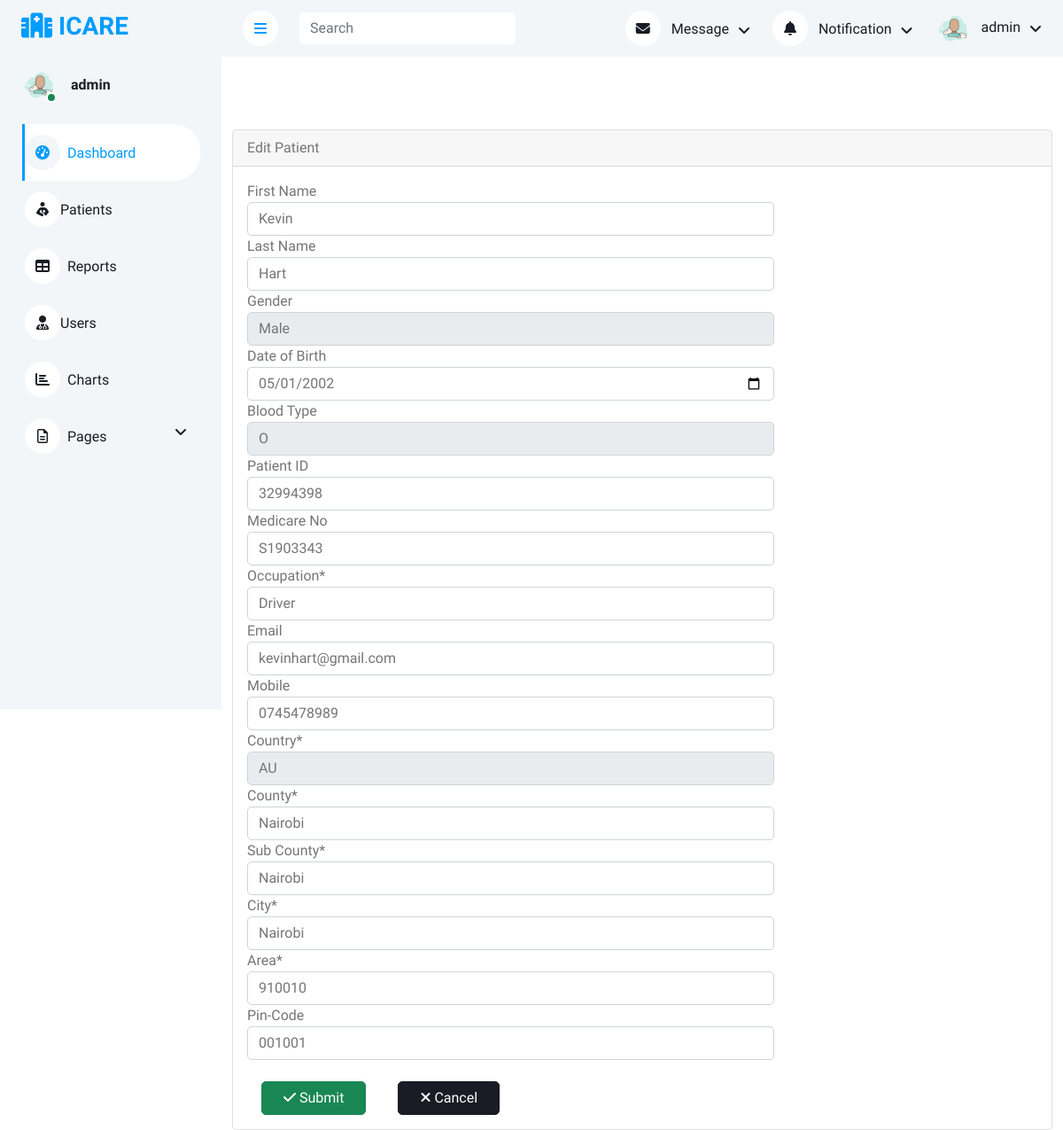
The page /patient/edit/11/ (signed in) on the database its author committed.
### core/models.py (models this page shows, shortened)
class User(AbstractBaseUser,PermissionsMixin):
    username = models.CharField(max_length=50, unique=True)
    email = models.EmailField(max_length=255, unique=True)
    first_name = models.CharField(max_length=100)
    last_name = models.CharField(max_length=100, null=True)
    user_roles = models.CharField(choices=USER_ROLES, max_length=20)
    date_of_birth = models.DateField(default='2000-01-01', null=True)
    is_active = models.BooleanField(default=True)
    is_staff = models.BooleanField(default=True)
    is_admin = models.BooleanField(default=False)
    country = models.CharField(max_length=50, null=True)
    county = models.CharField(max_length=50, null=True)
    subcounty = models.CharField(max_length=50, null=True)
    city = models.CharField(max_length=50, null=True)
    area = models.CharField(max_length=150, null=True)
    mobile = models.CharField(max_length=10, default='0', null=True)
    pincode = models.CharField(default='', max_length=10, null=True)
    user_permissions = models.ManyToManyField(
        Permission, related_name='user_permissions', blank=True)
    objects = UserManager()
    USERNAME_FIELD = 'username'
    REQUIRED_FIELDS=['email','first_name']
    class Meta:
        permissions = (
            ("OfficeAdmin","Can manage all users accounts."),
            ("Add_user","Can add user accounts."),
            ("edit_patients","Can edit patient accounts."),
            ("view_patients","Can view patient accounts."),
            ("manage_patients","Can manage patient accounts."),
        )

class Patient(models.Model):
    first_name = models.CharField(max_length=200)
    last_name = models.CharField(max_length=200)
    national_id= models.PositiveIntegerField(default=0,unique=True)
    email = models.EmailField(max_length=255, null=True)
    created_by= models.ForeignKey(User,on_delete=models.PROTECT,related_name='created_by')
    patient_id = models.CharField(max_length=50, unique=True)
    date_of_birth = models.DateField()
    gender = models.CharField(choices=GENDER_TYPES, max_length=10)
    blood_type = models.CharField(choices=BLOOD_TYPES, max_length=5)
    occupation = models.CharField(max_length=200)
    country = models.CharField(max_length=50)
    county = models.CharField(max_length=50)
    subcounty = models.CharField(max_length=50)
    city = models.CharField(max_length=50)
    area = models.CharField(max_length=150)
    mobile = models.CharField(max_length=20, default=True, null=True)
    pincode = models.CharField(max_length=20, default=True, null=True)
    photo = models.ImageField(upload_to=settings.PHOTO_PATH, null=True)
    medcare=models.CharField(max_length=50, unique=True)
    is_active = models.BooleanField(default=True)
    status = models.CharField(choices=SERVICE_STATUS, max_length=50, default="UnAssigned", null=True)
    bookfee_amount = models.DecimalField(max_digits=19, decimal_places=6, default=0)

### core/views.py (the view, shortened to what this page needs)
# urls.py: path('patient/edit/<str:pk>/', views.update_Patient_view, name='editPatient'),
@login_required(login_url='login')
def update_Patient_view(request, pk):
    form = PatientForm()
    patient_obj = get_object_or_404(Patient, id=pk)
    return render(request, "patient/edit.html", {'patient': patient_obj})

### templates/patient/edit.html (shortened to what this page needs)
{% extends 'base.html' %}
{% block content %}
{% load countries %}
{% get_countries as countries %}
<main style="margin-top: 58px">
<div class="container pt-4">
    <div class="card margin-top-set">
      <div class="card-header">Edit Patient</div>
      <div class="card-body pb-pad">
        <form id="editPatientform" class="form-horizontal" role="form" method="POST">
          <div class="box-form">
            <div class="form-group">
              <label for="inputEmail3" class="col-sm-4 control-label">First Name</label>
              <div class="col-sm-8">
                <input type="text" class="text-box form-control wid-form" id="first_name" name="first_name" value="{{ patient.first_name }}">
              </div>
            </div>
            <div class="form-group">
              <label for="inputEmail3" class="col-sm-4 control-label">Last Name</label>
              <div class="col-sm-8">
                <input type="text" class="text-box form-control wid-form" id="last_name" name="last_name" value="{{ patient.last_name }}">
              </div>
            </div>
            <div class="form-group">
              <label for="inputEmail3" class="col-sm-4 control-label">Gender</label>
              <div class="col-sm-8 mar-top-rad">
                <select class="text-box form-control wid-form select-box-pad" id='gender' name="gender" readonly>
                  <option value="M" {% if patient.gender == 'M' %}selected='selected'{% endif %} >Male</option>
                </select>
              </div>
            </div>
            <div class="form-group">
              <label for="inputEmail3" class="col-sm-4 control-label">Date of Birth</label>
              <div class="col-sm-8">
              <input type="date" class="text-box form-control" id="datepicker-dob" name="date_of_birth" value="{{ patient.date_of_birth|date:"Y-m-d" }}">
              </div>
            </div>
            <div class="form-group">
              <label for="inputEmail3" class="col-sm-4 control-label">Blood Type</label>
              <div class="col-sm-8 mar-top-rad">
                <select class="text-box form-control wid-form select-box-pad" id='blood_type' name="blood_type" readonly>
                  <option value="O" {% if patient.blood_type == 'O' %}selected='selected'{% endif %} >O</option>
                </select>
              </div>
            </div>
            <div class="form-group">
              <label for="inputEmail3" class="col-sm-4 control-label">Patient ID</label>
              <div class="col-sm-8">
                <input type="text" class="text-box form-control" id="patient_id" name="patient_id" value="{{ patient.patient_id }}">
              </div>
            </div>
            <div class="form-group">
              <label for="inputEmail3" class="col-sm-4 control-label">Medicare No</label>
              <div class="col-sm-8">
                <input type="text" class="text-box form-control" id="medcare" name="medcare" value="{{ patient.medcare }}">
              </div>
            </div>
            <div class="form-group">
              <label for="inputEmail3" class="col-sm-4 control-label">Occupation<span>*</span></label>
              <div class="col-sm-8">
                <input type="text" class="text-box form-control" name="occupation" required="True" value="{{ patient.occupation }}" id="occupation">
              </div>
            </div>
          </div>
          <div class="box-form">
            <div class="form-group">
              <label for="inputEmail3" class="col-sm-4 control-label">Email</label>
              <div class="col-sm-8">
                <input type="email" class="text-box form-control" name="email" {% if patient.email %} value="{{ patient.email }}" {% endif %} id="email">
              </div>
            </div>
            <div class="form-group">
              <label for="inputEmail3" class="col-sm-4 control-label">Mobile</label>
              <div class="col-sm-8">
                <input type="text" class="text-box form-control" name="mobile" value="{{ patient.mobile }}" id="mobile">
              </div>
            </div>
            <div class="form-group">
              <label for="inputEmail3" class="col-sm-4 control-label">Country<span>*</span></label>
                <div class="col-sm-8">
                  <select class="text-box form-control wid-form select-box-pad" name="country" id="country">
                    <option>{{ patient.country }}</option>
                  </select>
                </div>
            </div>
            <div class="form-group">
              <label for="inputEmail3" class="col-sm-4 control-label">County<span>*</span></label>
              <div class="col-sm-8">
                <input type="text" class="text-box form-control" id="county" name="county" value="{{ patient.county }}" required="True">
              </div>
            </div>
            <div class="form-group">
              <label for="inputEmail3" class="col-sm-4 control-label">Sub County<span>*</span></label>
              <div class="col-sm-8">
                <input type="text" class="text-box form-control" id="subcounty" name="subcounty" value="{{ patient.subcounty }}" required="True">
              </div>
            </div>
            <div class="form-group">
              <label for="inputEmail3" class="col-sm-4 control-label">City<span>*</span></label>
              <div class="col-sm-8">
                <input type="text" class="text-box form-control" id="city" name="city" value="{{patient.city }}" required="True">
              </div>
            </div>
            <div class="form-group">
              <label for="inputEmail3" class="col-sm-4 control-label">Area<span>*</span></label>
              <div class="col-sm-8">
                <input type="text" class="text-box form-control" id="area" name="area" value="{{ patient.area }}" required="True">
              </div>
            </div>
            <div class="form-group">
              <label for="inputEmail3" class="col-sm-4 control-label">Pin-Code</label>
              <div class="col-sm-8">
                <input type="text" class="text-box form-control" name="pincode" value="{{ patient.pincode }}" id="pincode">
              </div>
            </div>
          </div>
          <br clear="all" />
          <div class="btns-row">
            <div class="form-group btns align-btns">
              <button class="btn btn-success mx-3 px-4"><i class="fa fa-check padd"></i> Submit</button>
              <a class="btn btn-dark mx-3 px-4" href="{{ request.META.HTTP_REFERER }}" type="reset"><i class="fa fa-times padd"></i> Cancel</a>
            </div>
          </div>
        </form>
      </div>
    </div>
  </div>
</main>
{% endblock content %}

### templates/nav.html (shortened to what this page needs)
{% load static %}
  <header>
    <div class="sidebar pe-4 pb-3">
            <nav class="navbar bg-light navbar-light">
                <a href="{% url 'home'%}" class="navbar-brand mx-4 mb-3">
                    <h3 class="text-primary"><i class="fa-solid fa-hospital"></i> ICARE</h3>
                </a>
                <div class="d-flex align-items-center ms-4 mb-4">
                    <div class="position-relative">
                        <img class="rounded-circle" src="{% static 'img/user.png' %}" alt="" style="width: 40px; height: 40px;">
                        <div class="bg-success rounded-circle border border-2 border-white position-absolute end-0 bottom-0 p-1"></div>
                    </div>
                    <div class="ms-3">
                        <h6 class="mb-0">{{user}}</h6>
                    </div>
                </div>
                <div class="navbar-nav w-100">
                    <a href="{% url 'home'%}" class="nav-item nav-link active"><i class="fa fa-tachometer-alt me-2"></i>Dashboard</a>
                    <a href="{% url 'viewpatients' slug='0'%}" class="nav-item nav-link"><i class="fa-solid fa-person-breastfeeding"></i>Patients</a>
                    <a href="{% url 'reportlist' %}" class="nav-item nav-link"><i class="fa fa-table me-2"></i>Reports</a>
                    {% if user.is_admin or user.user_roles == "OfficeAdmin" %}
                    <a href="{% url 'userslist' %}" class="nav-item nav-link"><i class="fa-solid fa-user-doctor"></i>Users</a>
                    {% endif %}
                    <a href="#" class="nav-item nav-link"><i class="fa fa-chart-bar me-2"></i>Charts</a>
                    <div class="nav-item dropdown">
                        <a href="#" class="nav-link dropdown-toggle" data-bs-toggle="dropdown"><i class="far fa-file-alt me-2"></i>Pages</a>
                    </div>
                </div>
            </nav>
        </div>
          <nav class="navbar navbar-expand bg-light navbar-light sticky-top px-4 py-0">
                <a href="#" class="sidebar-toggler flex-shrink-0">
                    <i class="fa fa-bars"></i>
                </a>
                <form class="d-none d-md-flex ms-4">
                    <input class="form-control border-0" type="search" placeholder="Search">
                </form>
                <div class="navbar-nav align-items-center ms-auto">
                    <div class="nav-item dropdown">
                        <a href="#" class="nav-link dropdown-toggle" data-bs-toggle="dropdown">
                            <i class="fa fa-envelope me-lg-2"></i>
                            <span class="d-none d-lg-inline-flex">Message</span>
                        </a>
                    </div>
                    <div class="nav-item dropdown">
                        <a href="#" class="nav-link dropdown-toggle" data-bs-toggle="dropdown">
                            <i class="fa fa-bell me-lg-2"></i>
                            <span class="d-none d-lg-inline-flex">Notification</span>
                        </a>
                    </div>
                    <div class="nav-item dropdown">
                        <a href="#" class="nav-link dropdown-toggle" data-bs-toggle="dropdown">
                            <img class="rounded-circle me-lg-2" src="{% static 'img/user.png' %}" alt="" style="width: 40px; height: 40px;">
                            <span class="d-none d-lg-inline-flex">{{user}}</span>
                        </a>
                    </div>
                </div>
            </nav>
  </header>

### static/css/style.css (style rules this page uses)
:root { --primary: #009CFF; --light: #F3F6F9; --dark: #191C24; }
.btn { transition: .5s; }
.sidebar { position: fixed; top: 0; left: 0; bottom: 0; width: 250px; height: 100vh; overflow-y: auto; background: var(--light); transition: 0.5s; z-index: 999; }
@media (min-width: 992px) { .sidebar { margin-left: 0; } }
.sidebar .navbar .navbar-nav .nav-link { padding: 7px 20px; color: var(--dark); font-weight: 500; border-left: 3px solid var(--light); border-radius: 0 30px 30px 0; outline: none; }
.sidebar .navbar .navbar-nav .nav-link:hover, .sidebar .navbar .navbar-nav .nav-link.active { color: var(--primary); background: #FFFFFF; border-color: var(--primary); }
.sidebar .navbar .navbar-nav .nav-link i { width: 40px; height: 40px; display: inline-flex; align-items: center; justify-content: center; background: #FFFFFF; border-radius: 40px; }
.sidebar .navbar .navbar-nav .nav-link:hover i, .sidebar .navbar .navbar-nav .nav-link.active i { background: var(--light); }
.sidebar .navbar .dropdown-toggle::after { position: absolute; top: 15px; right: 15px; border: none; content: "\f107"; font-family: "Font Awesome 5 Free"; font-weight: 900; transition: .5s; }
.content .navbar .navbar-nav .nav-link { margin-left: 25px; padding: 12px 0; color: var(--dark); outline: none; }
.content .navbar .navbar-nav .nav-link:hover, .content .navbar .navbar-nav .nav-link.active { color: var(--primary); }
.content .navbar .sidebar-toggler, .content .navbar .navbar-nav .nav-link i { width: 40px; height: 40px; display: inline-flex; align-items: center; justify-content: center; background: #FFFFFF; border-radius: 40px; }
.content .navbar .dropdown-toggle::after { margin-left: 6px; vertical-align: middle; border: none; content: "\f107"; font-family: "Font Awesome 5 Free"; font-weight: 900; transition: .5s; }

### rows shown on the page
User: username "admin"
Patient: first_name "Kevin", last_name "Hart", gender "Male", date_of_birth "05/01/2002", blood_type "O", patient_id "32994398", medcare "S1903343", occupation "Driver", email "kevinhart@gmail.com", mobile "0745478989", country "AU", county "Nairobi", subcounty "Nairobi", city "Nairobi", area "910010", pincode "001001"
